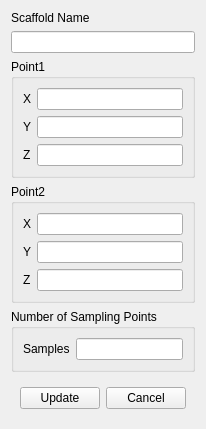
<?xml version="1.0" encoding="UTF-8"?>
<ui version="4.0">
 <class>LineScaffoldDialog</class>
 <widget class="QWidget" name="LineScaffoldDialog">
  <property name="geometry">
   <rect>
    <x>0</x>
    <y>0</y>
    <width>198</width>
    <height>420</height>
   </rect>
  </property>
  <property name="windowTitle">
   <string>Form</string>
  </property>
  <layout class="QVBoxLayout" name="verticalLayout">
   <item>
    <widget class="QWidget" name="widget" native="true">
     <layout class="QVBoxLayout" name="verticalLayout_3">
      <property name="leftMargin">
       <number>0</number>
      </property>
      <property name="topMargin">
       <number>0</number>
      </property>
      <property name="rightMargin">
       <number>0</number>
      </property>
      <property name="bottomMargin">
       <number>0</number>
      </property>
      <item>
       <widget class="QLabel" name="label">
        <property name="text">
         <string>Scaffold Name</string>
        </property>
       </widget>
      </item>
      <item>
       <widget class="QLineEdit" name="name"/>
      </item>
     </layout>
    </widget>
   </item>
   <item>
    <widget class="QGroupBox" name="groupBox">
     <property name="title">
      <string>Point1</string>
     </property>
     <layout class="QGridLayout" name="gridLayout_2">
      <item row="1" column="0">
       <widget class="QLabel" name="label_11">
        <property name="text">
         <string>Y</string>
        </property>
       </widget>
      </item>
      <item row="0" column="1">
       <widget class="QLineEdit" name="point1X"/>
      </item>
      <item row="0" column="0">
       <widget class="QLabel" name="label_10">
        <property name="text">
         <string>X</string>
        </property>
       </widget>
      </item>
      <item row="1" column="1">
       <widget class="QLineEdit" name="point1Y"/>
      </item>
      <item row="2" column="1">
       <widget class="QLineEdit" name="point1Z"/>
      </item>
      <item row="2" column="0">
       <widget class="QLabel" name="label_12">
        <property name="text">
         <string>Z</string>
        </property>
       </widget>
      </item>
     </layout>
    </widget>
   </item>
   <item>
    <widget class="QGroupBox" name="groupBox_2">
     <property name="title">
      <string>Point2</string>
     </property>
     <layout class="QGridLayout" name="gridLayout">
      <item row="1" column="0">
       <widget class="QLabel" name="label_3">
        <property name="text">
         <string>Y</string>
        </property>
       </widget>
      </item>
      <item row="0" column="0">
       <widget class="QLabel" name="label_2">
        <property name="text">
         <string>X</string>
        </property>
       </widget>
      </item>
      <item row="0" column="1">
       <widget class="QLineEdit" name="point2X"/>
      </item>
      <item row="2" column="0">
       <widget class="QLabel" name="label_4">
        <property name="text">
         <string>Z</string>
        </property>
       </widget>
      </item>
      <item row="1" column="1">
       <widget class="QLineEdit" name="point2Y"/>
      </item>
      <item row="2" column="1">
       <widget class="QLineEdit" name="point2Z"/>
      </item>
     </layout>
    </widget>
   </item>
   <item>
    <widget class="QGroupBox" name="groupBox_3">
     <property name="title">
      <string>Number of Sampling Points</string>
     </property>
     <layout class="QGridLayout" name="gridLayout_4">
      <item row="0" column="0">
       <widget class="QLabel" name="label_7">
        <property name="text">
         <string>Samples</string>
        </property>
       </widget>
      </item>
      <item row="0" column="1">
       <widget class="QLineEdit" name="numberOfSamples"/>
      </item>
     </layout>
    </widget>
   </item>
   <item>
    <spacer name="verticalSpacer">
     <property name="orientation">
      <enum>Qt::Vertical</enum>
     </property>
     <property name="sizeHint" stdset="0">
      <size>
       <width>20</width>
       <height>40</height>
      </size>
     </property>
    </spacer>
   </item>
   <item>
    <widget class="QWidget" name="widget_12" native="true">
     <layout class="QHBoxLayout" name="horizontalLayout_9">
      <item>
       <spacer name="horizontalSpacer_7">
        <property name="orientation">
         <enum>Qt::Horizontal</enum>
        </property>
        <property name="sizeHint" stdset="0">
         <size>
          <width>40</width>
          <height>20</height>
         </size>
        </property>
       </spacer>
      </item>
      <item>
       <widget class="QPushButton" name="ok">
        <property name="text">
         <string>Update</string>
        </property>
       </widget>
      </item>
      <item>
       <widget class="QPushButton" name="cancel">
        <property name="text">
         <string>Cancel</string>
        </property>
       </widget>
      </item>
     </layout>
    </widget>
   </item>
  </layout>
 </widget>
 <resources/>
 <connections/>
</ui>
